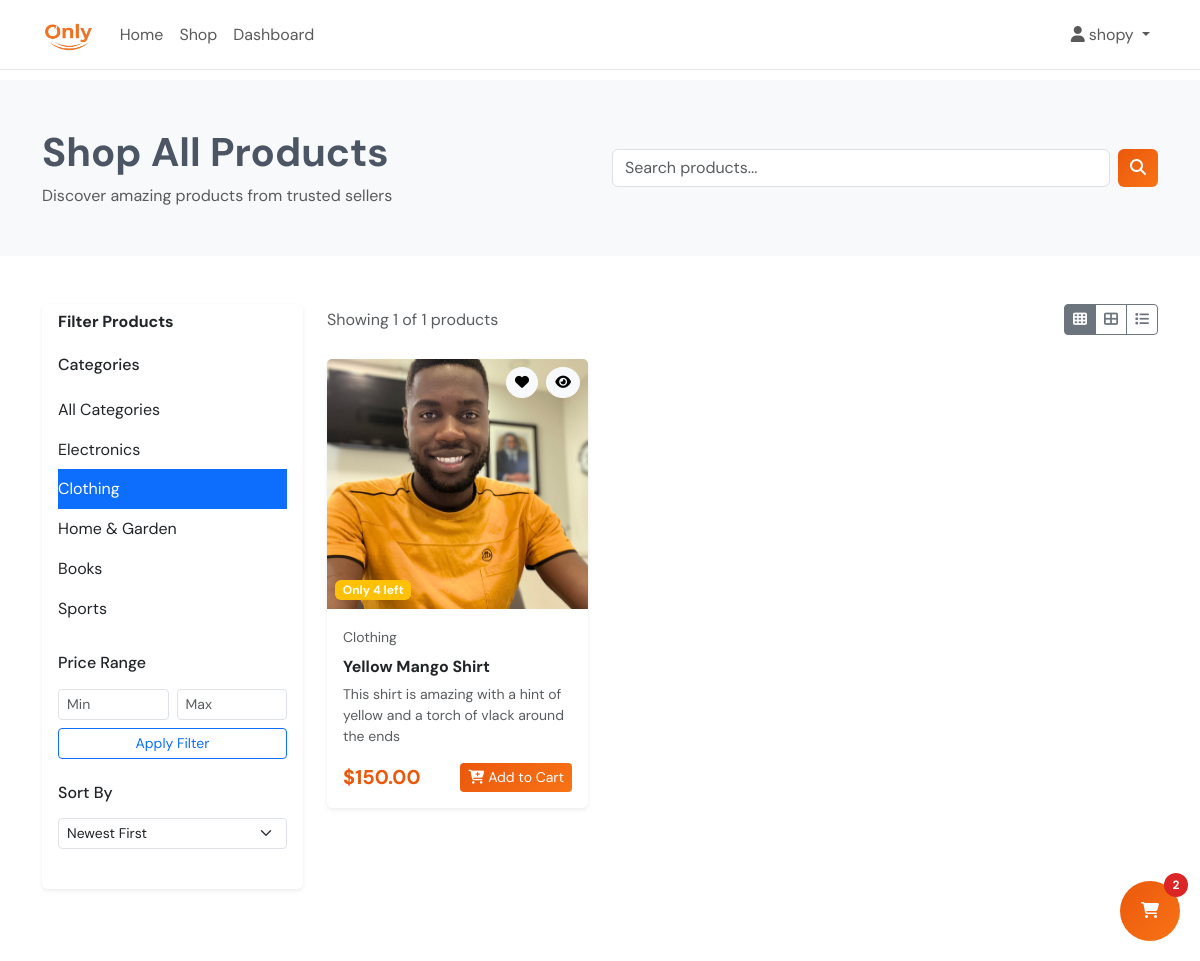
/shop?category=2 (signed in), run on the app's committed database.
### models/models.py (models this page shows)
class Category(db.Model):
    id = db.Column(db.Integer, primary_key=True)
    name = db.Column(db.String(100), nullable=False)
    description = db.Column(db.Text)
    products = db.relationship('Product', backref='category', lazy=True)

class Product(db.Model):
    id = db.Column(db.Integer, primary_key=True)
    name = db.Column(db.String(200), nullable=False)
    description = db.Column(db.Text)
    price = db.Column(db.Numeric(10, 2), nullable=False)
    stock_quantity = db.Column(db.Integer, default=0)
    image_url = db.Column(db.String(200))
    created_at = db.Column(db.DateTime, default=datetime.utcnow)
    category_id = db.Column(db.Integer, db.ForeignKey('category.id'), nullable=False)
    seller_id = db.Column(db.Integer, db.ForeignKey('user.id'), nullable=False)
    order_items = db.relationship('OrderItem', backref='product', lazy=True)

### app.py (the view)
@app.route('/shop')
def shop():
    page = request.args.get('page', 1, type=int)
    category_id = request.args.get('category', type=int)
    search = request.args.get('search', '')
    query = Product.query
    if category_id:
        query = query.filter_by(category_id=category_id)
    if search:
        query = query.filter(Product.name.contains(search))
    products = query.paginate(
        page=page, per_page=12, error_out=False
    )
    categories = Category.query.all()
    return render_template('shop.html', products=products, categories=categories,
                         current_category=category_id, search=search)

### app.py (called while the page is built)
@app.context_processor
def inject_cart_count():
    return dict(get_cart_count=get_cart_count)

### templates/shop.html (shortened to what this page needs)
{% extends "base.html" %}
{% block content %}
<section class="bg-light py-5">
    <div class="container">
        <div class="row align-items-center">
            <div class="col-md-6">
                <h1 class="fw-bold mb-2">Shop All Products</h1>
                <p class="text-muted mb-0">Discover amazing products from trusted sellers</p>
            </div>
            <div class="col-md-6">
                <form method="GET" class="d-flex">
                    <input type="search" name="search" class="form-control me-2"
                           placeholder="Search products..." value="{{ search or '' }}">
                    <button type="submit" class="btn btn-primary">
                        <i class="fas fa-search"></i>
                    </button>
                </form>
            </div>
        </div>
    </div>
</section>
<div class="container py-5">
    <div class="row">
        <div class="col-lg-3 mb-4">
            <div class="card border-0 shadow-sm">
                <div class="card-header bg-white border-0">
                    <h6 class="mb-0 fw-bold">Filter Products</h6>
                </div>
                <div class="card-body">
                    <div class="mb-4">
                        <h6 class="fw-medium mb-3">Categories</h6>
                        <div class="list-group list-group-flush">
                            <a href="{{ url_for('shop') }}"
                               class="list-group-item list-group-item-action border-0 px-0 {% if not current_category %}active{% endif %}">
                                All Categories
                            </a>
                            {% for category in categories %}
                            <a href="{{ url_for('shop', category=category.id) }}"
                               class="list-group-item list-group-item-action border-0 px-0 {% if current_category == category.id %}active{% endif %}">
                                {{ category.name }}
                            </a>
                            {% endfor %}
                        </div>
                    </div>
                    <div class="mb-4">
                        <h6 class="fw-medium mb-3">Price Range</h6>
                        <div class="row g-2">
                            <div class="col-6">
                                <input type="number" class="form-control form-control-sm" placeholder="Min" id="minPrice">
                            </div>
                            <div class="col-6">
                                <input type="number" class="form-control form-control-sm" placeholder="Max" id="maxPrice">
                            </div>
                        </div>
                        <button class="btn btn-outline-primary btn-sm w-100 mt-2" onclick="applyPriceFilter()">
                            Apply Filter
                        </button>
                    </div>
                    <div class="mb-4">
                        <h6 class="fw-medium mb-3">Sort By</h6>
                        <select class="form-select form-select-sm" id="sortBy" onchange="applySorting()">
                            <option value="newest">Newest First</option>
                        </select>
                    </div>
                </div>
            </div>
        </div>
        <div class="col-lg-9">
            <div class="d-flex justify-content-between align-items-center mb-4">
                <div>
                    <p class="text-muted mb-0">
                        Showing {{ products.items|length }} of {{ products.total }} products
                    </p>
                </div>
                <div class="btn-group" role="group">
                    <button type="button" class="btn btn-outline-secondary btn-sm active" onclick="setGridView(3)">
                        <i class="fas fa-th"></i>
                    </button>
                    <button type="button" class="btn btn-outline-secondary btn-sm" onclick="setGridView(4)">
                        <i class="fas fa-th-large"></i>
                    </button>
                    <button type="button" class="btn btn-outline-secondary btn-sm" onclick="setListView()">
                        <i class="fas fa-list"></i>
                    </button>
                </div>
            </div>
            <div class="row g-4" id="productsGrid">
                {% for product in products.items %}
                <div class="col-md-6 col-lg-4 product-item">
                    <div class="card h-100 border-0 shadow-sm product-card">
                        <div class="position-relative">
                            <img src="{{ product.image_url or '/placeholder.svg?height=250&width=300' }}"
                                 class="card-img-top" alt="{{ product.name }}"
                                 style="height: 250px; object-fit: cover;">
                            <div class="position-absolute top-0 end-0 p-2">
                                <button class="btn btn-light btn-sm rounded-circle me-1"
                                        onclick="addToWishlist(event, '{{ product.id }}')" title="Add to Wishlist">
                                    <i class="fas fa-heart"></i>
                                </button>
                                <button class="btn btn-light btn-sm rounded-circle"
                                        onclick="quickView('{{ product.id }}')" title="Quick View">
                                    <i class="fas fa-eye"></i>
                                </button>
                            </div>
                            {% if product.stock_quantity < 5 %}
                            <div class="position-absolute bottom-0 start-0 p-2">
                                <span class="badge bg-warning">Only {{ product.stock_quantity }} left</span>
                            </div>
                            {% endif %}
                        </div>
                        <div class="card-body d-flex flex-column">
                            <div class="mb-2">
                                <small class="text-muted">{{ product.category.name }}</small>
                            </div>
                            <h6 class="card-title fw-bold mb-2">
                                <a href="{{ url_for('product_detail', product_id=product.id) }}"
                                   class="text-decoration-none text-dark">
                                    {{ product.name }}
                                </a>
                            </h6>
                            <p class="card-text text-muted small flex-grow-1">
                                {{ product.description[:100] }}{% if product.description|length > 100 %}...{% endif %}
                            </p>
                            <div class="d-flex justify-content-between align-items-center mt-auto">
                                <div>
                                    <span class="h5 mb-0 fw-bold" style="color: #ea580c;">
                                        ${{ "%.2f"|format(product.price) }}
                                    </span>
                                </div>
                                <form method="POST" action="{{ url_for('add_to_cart', product_id=product.id) }}" class="d-inline">
                                    <button type="submit" class="btn btn-primary btn-sm"
                                            {% if product.stock_quantity == 0 %}disabled{% endif %}>
                                        {% if product.stock_quantity == 0 %}
                                            Out of Stock
                                        {% else %}
                                            <i class="fas fa-cart-plus me-1"></i>Add to Cart
                                        {% endif %}
                                    </button>
                                </form>
                            </div>
                        </div>
                    </div>
                </div>
                {% endfor %}
            </div>
        </div>
    </div>
</div>
{% endblock %}

### static/css/style.css (style rules this page uses)
.product-card { transition: all 0.3s ease; border: 1px solid #e5e7eb; }
.btn-primary { background: linear-gradient(135deg, #ea580c, #f97316); border: none; transition: all 0.3s ease; }

### templates/base.html (style rules this page uses)
body { font-family: 'DM Sans', sans-serif; background-color: #ffffff; color: #4b5563; }

### data on the page
Category: name "Electronics"
Category: name "Clothing"
Category: name "Home & Garden"
Category: name "Books"
Category: name "Sports"
Product: image_url (picture), stock_quantity "4", category.name "Clothing", name "Yellow Mango Shirt", description "This shirt is amazing with a hint of yellow and a torch of vlack around the ends", price "150.00", shows "Add to Cart"

### other printed values
{{ session.username }} "shopy"
{{ products.items|length }} "1"
{{ products.total }} "1"
